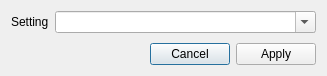
<?xml version="1.0" encoding="UTF-8"?>
<ui version="4.0">
 <class>Dialog</class>
 <widget class="QDialog" name="Dialog">
  <property name="geometry">
   <rect>
    <x>0</x>
    <y>0</y>
    <width>327</width>
    <height>76</height>
   </rect>
  </property>
  <property name="windowTitle">
   <string>QtPyVCP - Settings Selector</string>
  </property>
  <layout class="QVBoxLayout" name="verticalLayout">
   <item>
    <layout class="QFormLayout" name="formLayout_2">
     <property name="fieldGrowthPolicy">
      <enum>QFormLayout::AllNonFixedFieldsGrow</enum>
     </property>
     <property name="labelAlignment">
      <set>Qt::AlignRight|Qt::AlignTrailing|Qt::AlignVCenter</set>
     </property>
     <item row="0" column="1">
      <widget class="QComboBox" name="settingsCombo">
       <property name="editable">
        <bool>true</bool>
       </property>
      </widget>
     </item>
     <item row="0" column="0">
      <widget class="QLabel" name="label">
       <property name="text">
        <string>Setting</string>
       </property>
      </widget>
     </item>
    </layout>
   </item>
   <item>
    <widget class="QDialogButtonBox" name="buttonBox">
     <property name="orientation">
      <enum>Qt::Horizontal</enum>
     </property>
     <property name="standardButtons">
      <set>QDialogButtonBox::Apply|QDialogButtonBox::Cancel</set>
     </property>
    </widget>
   </item>
  </layout>
 </widget>
 <resources/>
 <connections>
  <connection>
   <sender>buttonBox</sender>
   <signal>accepted()</signal>
   <receiver>Dialog</receiver>
   <slot>accept()</slot>
   <hints>
    <hint type="sourcelabel">
     <x>248</x>
     <y>254</y>
    </hint>
    <hint type="destinationlabel">
     <x>157</x>
     <y>274</y>
    </hint>
   </hints>
  </connection>
  <connection>
   <sender>buttonBox</sender>
   <signal>rejected()</signal>
   <receiver>Dialog</receiver>
   <slot>reject()</slot>
   <hints>
    <hint type="sourcelabel">
     <x>316</x>
     <y>260</y>
    </hint>
    <hint type="destinationlabel">
     <x>286</x>
     <y>274</y>
    </hint>
   </hints>
  </connection>
 </connections>
</ui>
